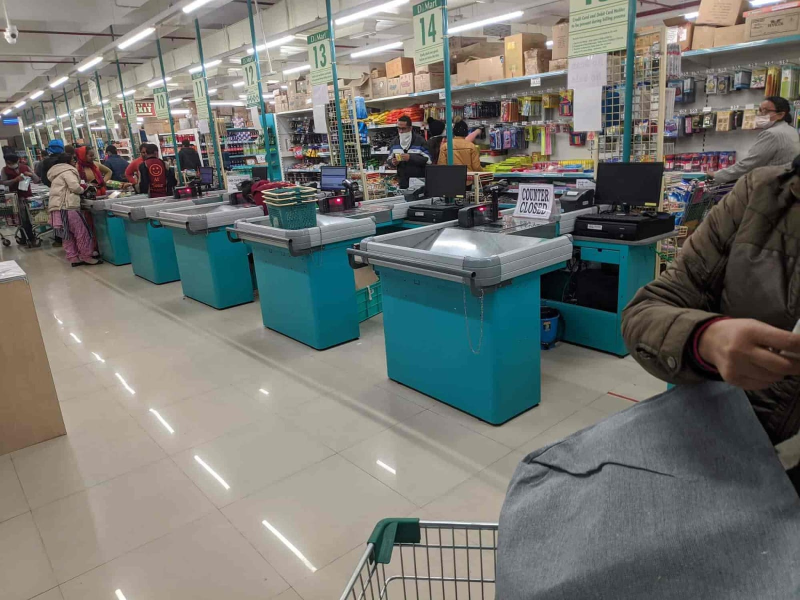
#> input picture assets/demo_photos/08_checkout_wide_aisle.png, 1600 x 1200 px (shown at 1/2 size)
$ python generate_heatmap_demo.py
#> lines starting #> are read from the running program, lines starting #| are printed output that depends on the picture
### app/vision/heatmap.py
"""
Movement heatmap generation (spec Module 2: "2D Gaussian Kernel Heatmap
Accumulators"; SAMGRAHA proposal mockup: the staples-bay dwell heatmap).

A coarse grid accumulates track ground-points every frame, with exponential
decay so the map reflects recent activity rather than an ever-growing total.
Two layers are kept: `traffic` (every active track) and `dwell` (only
near-stationary tracks), matching the spec's "Traffic Flow Heatmap" vs.
"Attention/Dwell Heatmap" distinction. Only this aggregated grid is ever
kept in memory -- raw per-frame trajectory coordinates are discarded the
same frame they're produced, consistent with the platform's zero-PII design.
"""
import threading
import time

import cv2
import numpy as np


class HeatmapAccumulator:
    def __init__(self, width: int, height: int, cell_size: int = 10,
                 decay: float = 0.995, dwell_speed_threshold_px: float = 2.0):
        self.cell_size = max(1, cell_size)
        self.cols = max(1, width // self.cell_size)
        self.rows = max(1, height // self.cell_size)
        self.decay = decay
        self.dwell_speed_threshold_px = dwell_speed_threshold_px
        self._lock = threading.Lock()
        self.traffic = np.zeros((self.rows, self.cols), dtype=np.float32)
        self.dwell = np.zeros((self.rows, self.cols), dtype=np.float32)
        self.last_update = time.time()

    def update(self, tracks):
        with self._lock:
            self.traffic *= self.decay
            self.dwell *= self.decay
            for t in tracks:
                gx = int(t.centroid[0] // self.cell_size)
                gy = int(t.centroid[1] // self.cell_size)
                if not (0 <= gx < self.cols and 0 <= gy < self.rows):
                    continue
                self.traffic[gy, gx] += 1.0
                if t.prev_centroid is not None:
                    dx = t.centroid[0] - t.prev_centroid[0]
                    dy = t.centroid[1] - t.prev_centroid[1]
                    if (dx * dx + dy * dy) ** 0.5 < self.dwell_speed_threshold_px:
                        self.dwell[gy, gx] += 1.0
            self.last_update = time.time()

    def render_png_bytes(self, layer: str = "traffic", out_size=None) -> bytes:
        with self._lock:
            grid = self.traffic if layer == "traffic" else self.dwell
            grid = grid.copy()
        peak = float(grid.max())
        norm = (grid / peak * 255.0).astype(np.uint8) if peak > 0 else grid.astype(np.uint8)
        if out_size:
            norm = cv2.resize(norm, out_size, interpolation=cv2.INTER_LINEAR)
        colored = cv2.applyColorMap(norm, cv2.COLORMAP_JET)
        ok, buf = cv2.imencode(".png", colored)
        return buf.tobytes() if ok else b""

### scripts/generate_heatmap_demo.py
"""
Builds a demo heatmap overlay on a real store photo, using the platform's
actual HeatmapAccumulator (app/vision/heatmap.py) -- not a mockup. Synthetic
shopper positions stand in for what several minutes of real track data would
look like (clustered near active checkout lanes, thin along the walking
aisle, near-empty by the closed counter), then the same
`render_png_bytes()` the live dashboard calls is alpha-blended over the
source photo.

Usage:
    python scripts/generate_heatmap_demo.py
"""
import os
import sys
from types import SimpleNamespace

import cv2
import numpy as np

sys.path.insert(0, os.path.dirname(os.path.dirname(os.path.abspath(__file__))))

from app.vision.heatmap import HeatmapAccumulator

ROOT = os.path.dirname(os.path.dirname(os.path.abspath(__file__)))
SRC_PHOTO = os.path.join(ROOT, "assets", "demo_photos", "08_checkout_wide_aisle.png")
OUT_DIR = os.path.join(ROOT, "assets", "demo_outputs")

# Rough hotspot centers (px) picked from the source photo: busy tills,
# a thinner walking band across the aisle, and a near-empty patch by the
# closed counter -- (mean_x, mean_y, spread_px, relative_weight)
HOTSPOTS = [
    (260, 640, 70, 1.0),   # customers/staff clustered at an open till
    (520, 700, 60, 0.8),
    (760, 660, 55, 0.7),
    (980, 610, 50, 0.5),
    (700, 900, 260, 0.4),  # thin band along the main aisle walkway
    (1120, 640, 45, 0.08), # near the "COUNTER CLOSED" lane -- mostly quiet
]


def simulate_tracks(width, height, rng, n_people=14):
    """One synthetic 'frame' of person positions sampled from the hotspots."""
    weights = np.array([h[3] for h in HOTSPOTS], dtype=np.float64)
    weights /= weights.sum()
    tracks = []
    for i in range(n_people):
        cx, cy, spread, _ = HOTSPOTS[rng.choice(len(HOTSPOTS), p=weights)]
        x = float(np.clip(rng.normal(cx, spread), 0, width - 1))
        y = float(np.clip(rng.normal(cy, spread), 0, height - 1))
        tracks.append(SimpleNamespace(centroid=(x, y), prev_centroid=None))
    return tracks


def build_heatmap(width, height, frames=220, seed=7):
    rng = np.random.default_rng(seed)
    accumulator = HeatmapAccumulator(width=width, height=height, cell_size=14, decay=0.995)
    prev_positions = {}
    for _ in range(frames):
        tracks = simulate_tracks(width, height, rng)
        # Give dwelling clusters near-still frame-to-frame movement so the
        # dwell layer (not just traffic) picks up real signal too.
        for idx, t in enumerate(tracks):
            prev = prev_positions.get(idx)
            t.prev_centroid = prev if prev is not None and rng.random() < 0.7 else None
            prev_positions[idx] = t.centroid
        accumulator.update(tracks)
    return accumulator


def overlay_heatmap(photo_path, accumulator, max_alpha=0.75, noise_floor=0.06, gamma=0.6):
    """Per-pixel alpha blend, proportional to local density, instead of a
    flat cv2.addWeighted() -- JET's zero-value color is dark blue, not
    transparent, so a flat blend tints the whole floor. Zeroing anything
    below `noise_floor` and blending only in proportion to intensity keeps
    quiet areas showing the original photo untouched."""
    photo = cv2.imread(photo_path)
    if photo is None:
        raise FileNotFoundError(photo_path)
    h, w = photo.shape[:2]

    grid = accumulator.traffic.copy()
    peak = float(grid.max())
    norm = grid / peak if peak > 0 else grid
    norm = cv2.resize(norm, (w, h), interpolation=cv2.INTER_CUBIC)
    norm = np.clip(norm, 0.0, 1.0)
    norm[norm < noise_floor] = 0.0
    shaped = norm ** gamma  # boost mid-tones so moderate activity still reads clearly

    heat_color = cv2.applyColorMap((shaped * 255).astype(np.uint8), cv2.COLORMAP_JET)
    alpha = (shaped * max_alpha)[:, :, None]
    blended = (photo.astype(np.float32) * (1 - alpha) + heat_color.astype(np.float32) * alpha)
    blended = np.clip(blended, 0, 255).astype(np.uint8)

    heat_only_png = accumulator.render_png_bytes("traffic", out_size=(w, h))
    heat_only = cv2.imdecode(np.frombuffer(heat_only_png, np.uint8), cv2.IMREAD_COLOR)
    return blended, heat_only


def main():
    os.makedirs(OUT_DIR, exist_ok=True)
    photo = cv2.imread(SRC_PHOTO)
#> photo is the input picture: shape (1200, 1600, 3); mean B, G, R 113, 117.6, 115.2
    h, w = photo.shape[:2]
#> h = 1200; w = 1600

    accumulator = build_heatmap(w, h)
    overlay, heat_only = overlay_heatmap(SRC_PHOTO, accumulator)
#> in overlay_heatmap, `blended = (photo.astype(np.float32) * (1 - alpha) + heat_color.astype(..`:
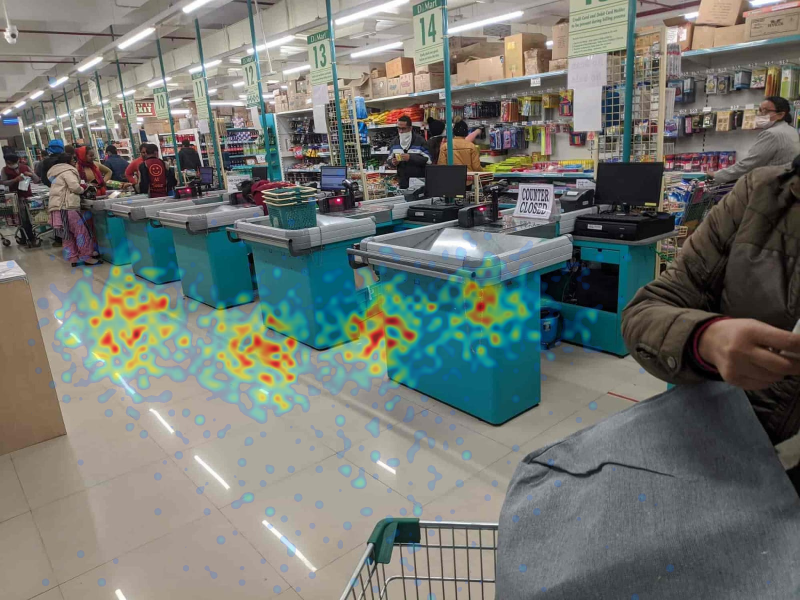
#> blended: shape (1200, 1600, 3) float32 (shown at 1/2 size); mean B, G, R 113.9, 119.9, 115.2; drawn with min black and max white
#> in render_png_bytes, `colored = cv2.applyColorMap(norm, cv2.COLORMAP_JET)`:
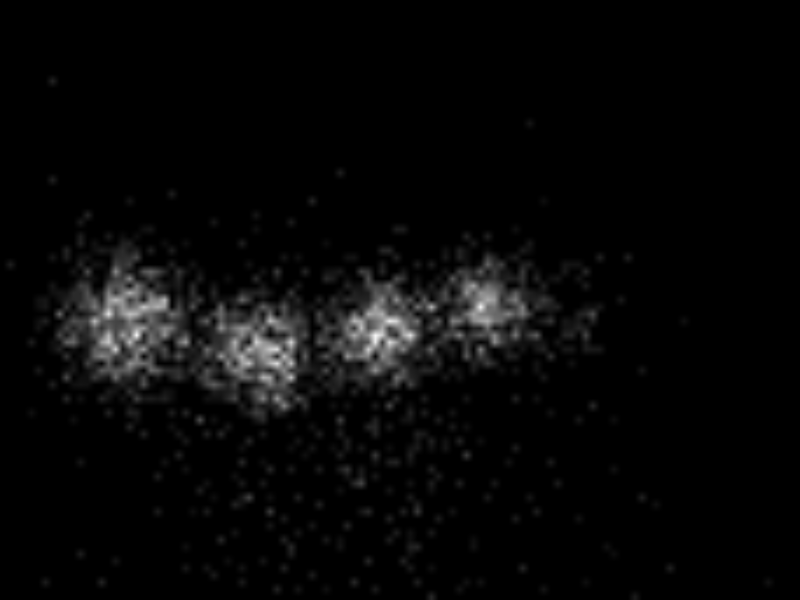
#> norm: shape (1200, 1600) (shown at 1/2 size); min 0, max 252, mean 7.6
#> in overlay_heatmap, `heat_only = cv2.imdecode(np.frombuffer(heat_only_png, np.uint8), cv2.I..`:
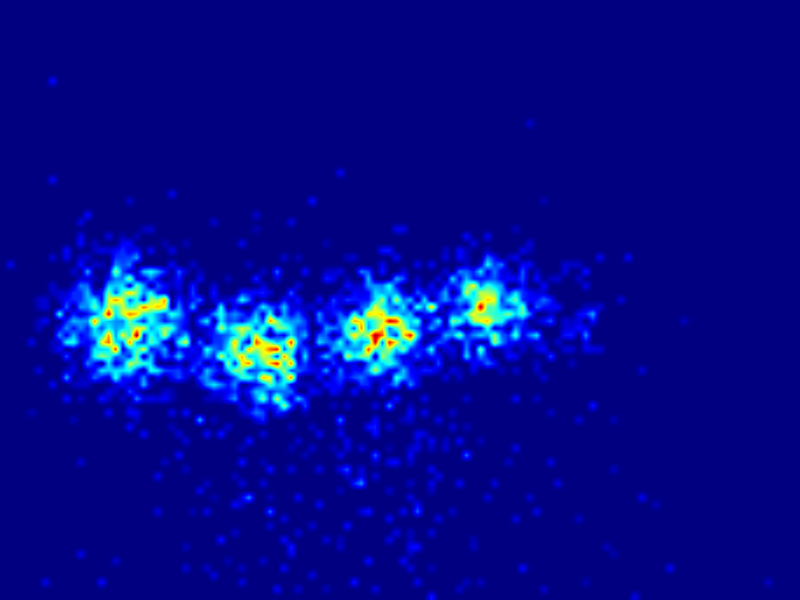
#> heat_only: shape (1200, 1600, 3) (shown at 1/2 size); mean B, G, R 142, 10.9, 2.6

    cv2.imwrite(os.path.join(OUT_DIR, "heatmap_overlay_checkout.png"), overlay)
    cv2.imwrite(os.path.join(OUT_DIR, "heatmap_raw_checkout.png"), heat_only)
    print(f"Wrote heatmap demo images to {OUT_DIR}")


if __name__ == "__main__":
    main()

$ run again, with assets/demo_photos/01_entrance_cctv_monitor.png copied over assets/demo_photos/08_checkout_wide_aisle.png
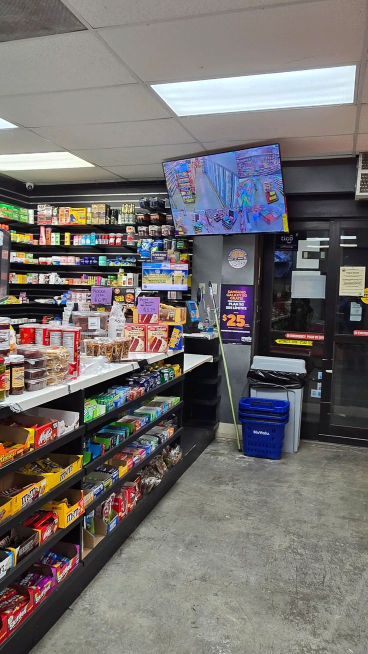
#> input picture assets/demo_photos/01_entrance_cctv_monitor.png, 736 x 1308 px (shown at 1/2 size)
#> in main, photo is the input picture: shape (1308, 736, 3); mean B, G, R 109.6, 111.1, 115.4
#> in render_png_bytes, `colored = cv2.applyColorMap(norm, cv2.COLORMAP_JET)`:
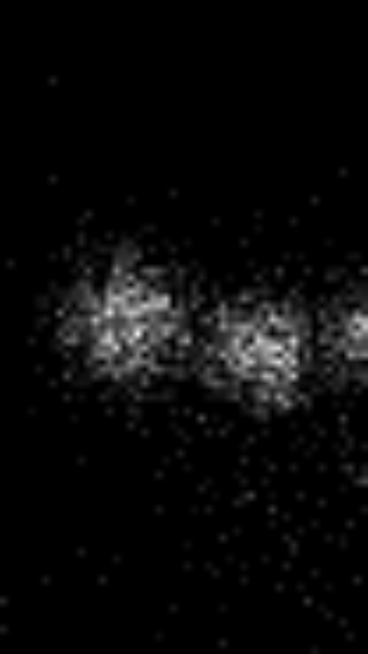
#> norm: shape (1308, 736) (shown at 1/2 size); min 0, max 245, mean 9.7
#> in overlay_heatmap, `heat_only = cv2.imdecode(np.frombuffer(heat_only_png, np.uint8), cv2.I..`:
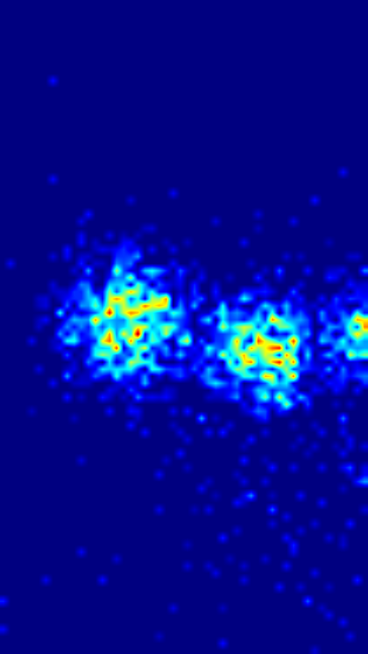
#> heat_only: shape (1308, 736, 3) (shown at 1/2 size); mean B, G, R 145.7, 14.3, 3.2

$ run again, with assets/demo_photos/02_overhead_detection_mockup_a.png copied over assets/demo_photos/08_checkout_wide_aisle.png
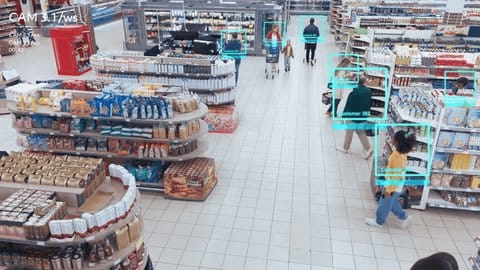
#> input picture assets/demo_photos/02_overhead_detection_mockup_a.png, 480 x 270 px
#> in main, photo is the input picture: shape (270, 480, 3); mean B, G, R 160.7, 155.1, 154.6
#> in render_png_bytes, `colored = cv2.applyColorMap(norm, cv2.COLORMAP_JET)`:
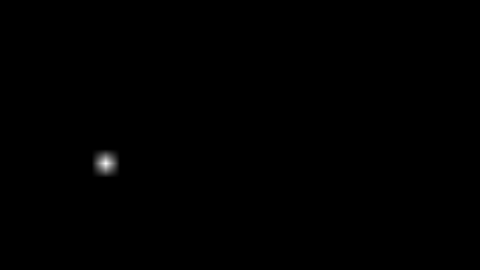
#> norm: shape (270, 480); min 0, max 247, mean 0.4
#> in overlay_heatmap, `heat_only = cv2.imdecode(np.frombuffer(heat_only_png, np.uint8), cv2.I..`:
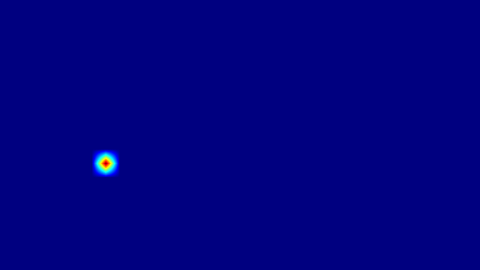
#> heat_only: shape (270, 480, 3); mean B, G, R 128.4, 0.6, 0.2
